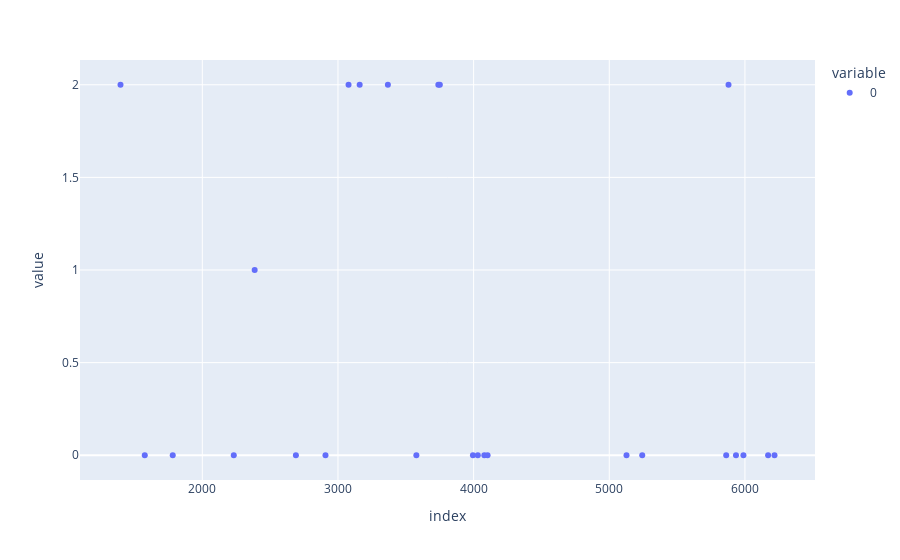

Notebook code for this chart:
### Code cell
px.scatter(dispersion_df, labels=["a","b"])
# px.a

### Figure 1 — Plotly figure (JSON) as saved in the notebook; plotly's stock layout.template omitted (floating-point values rounded to 4 significant figures)
{"data": [{"hovertemplate": "variable=0<br>index=%{x}<br>value=%{y}<extra></extra>", "legendgroup": "0", "marker": {"color": "#636efa", "symbol": "circle"}, "mode": "markers", "name": "0", "orientation": "v", "showlegend": true, "type": "scatter", "x": [1397, 1576, 1782, 2232, 2386, 2690, 2908, 3078, 3160, 3368, 3578, 3740, 3751, 3995, 4031, 4079, 4103, 5127, 5243, 5862, 5879, 5934, 5989, 6171, 6218], "xaxis": "x", "y": [2, 0, 0, 0, 1, 0, 0, 2, 2, 2, 0, 2, 2, 0, 0, 0, 0, 0, 0, 0, 2, 0, 0, 0, 0], "yaxis": "y"}], "layout": {"legend": {"title": {"text": "variable"}, "tracegroupgap": 0}, "margin": {"t": 60}, "xaxis": {"anchor": "y", "domain": [0, 1], "title": {"text": "index"}}, "yaxis": {"anchor": "x", "domain": [0, 1], "title": {"text": "value"}}}}
